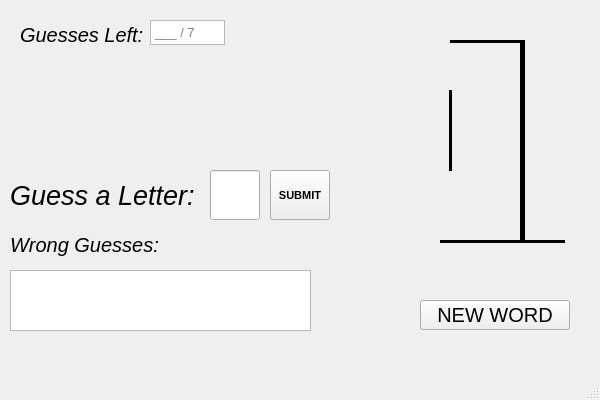
<?xml version="1.0" encoding="UTF-8"?>
<ui version="4.0">
 <class>mainWindow</class>
 <widget class="QMainWindow" name="mainWindow">
  <property name="geometry">
   <rect>
    <x>0</x>
    <y>0</y>
    <width>600</width>
    <height>400</height>
   </rect>
  </property>
  <property name="minimumSize">
   <size>
    <width>600</width>
    <height>400</height>
   </size>
  </property>
  <property name="maximumSize">
   <size>
    <width>600</width>
    <height>400</height>
   </size>
  </property>
  <property name="windowTitle">
   <string>HANGMAN</string>
  </property>
  <widget class="QWidget" name="centralwidget">
   <widget class="QLineEdit" name="lineEdit_guess">
    <property name="geometry">
     <rect>
      <x>210</x>
      <y>170</y>
      <width>50</width>
      <height>50</height>
     </rect>
    </property>
    <property name="minimumSize">
     <size>
      <width>50</width>
      <height>50</height>
     </size>
    </property>
    <property name="maximumSize">
     <size>
      <width>50</width>
      <height>50</height>
     </size>
    </property>
    <property name="font">
     <font>
      <pointsize>30</pointsize>
      <weight>75</weight>
      <bold>true</bold>
     </font>
    </property>
    <property name="text">
     <string/>
    </property>
    <property name="maxLength">
     <number>1</number>
    </property>
    <property name="cursorPosition">
     <number>0</number>
    </property>
    <property name="alignment">
     <set>Qt::AlignCenter</set>
    </property>
   </widget>
   <widget class="QLabel" name="label_guess">
    <property name="geometry">
     <rect>
      <x>10</x>
      <y>170</y>
      <width>200</width>
      <height>50</height>
     </rect>
    </property>
    <property name="minimumSize">
     <size>
      <width>200</width>
      <height>50</height>
     </size>
    </property>
    <property name="maximumSize">
     <size>
      <width>200</width>
      <height>50</height>
     </size>
    </property>
    <property name="font">
     <font>
      <pointsize>20</pointsize>
      <italic>true</italic>
     </font>
    </property>
    <property name="text">
     <string>Guess a Letter:</string>
    </property>
   </widget>
   <widget class="QLabel" name="label_wrong">
    <property name="geometry">
     <rect>
      <x>10</x>
      <y>220</y>
      <width>200</width>
      <height>50</height>
     </rect>
    </property>
    <property name="minimumSize">
     <size>
      <width>200</width>
      <height>50</height>
     </size>
    </property>
    <property name="maximumSize">
     <size>
      <width>200</width>
      <height>50</height>
     </size>
    </property>
    <property name="font">
     <font>
      <pointsize>15</pointsize>
      <italic>true</italic>
     </font>
    </property>
    <property name="text">
     <string>Wrong Guesses:</string>
    </property>
   </widget>
   <widget class="QTextEdit" name="textEdit_wrong_guesses">
    <property name="geometry">
     <rect>
      <x>10</x>
      <y>270</y>
      <width>301</width>
      <height>61</height>
     </rect>
    </property>
    <property name="font">
     <font>
      <pointsize>15</pointsize>
     </font>
    </property>
    <property name="readOnly">
     <bool>true</bool>
    </property>
   </widget>
   <widget class="QLabel" name="label_chances">
    <property name="geometry">
     <rect>
      <x>20</x>
      <y>10</y>
      <width>150</width>
      <height>50</height>
     </rect>
    </property>
    <property name="minimumSize">
     <size>
      <width>150</width>
      <height>50</height>
     </size>
    </property>
    <property name="maximumSize">
     <size>
      <width>150</width>
      <height>50</height>
     </size>
    </property>
    <property name="font">
     <font>
      <pointsize>15</pointsize>
      <italic>true</italic>
     </font>
    </property>
    <property name="text">
     <string>Guesses Left: </string>
    </property>
   </widget>
   <widget class="QTextEdit" name="textEdit_chances">
    <property name="geometry">
     <rect>
      <x>150</x>
      <y>20</y>
      <width>75</width>
      <height>25</height>
     </rect>
    </property>
    <property name="minimumSize">
     <size>
      <width>75</width>
      <height>25</height>
     </size>
    </property>
    <property name="maximumSize">
     <size>
      <width>75</width>
      <height>25</height>
     </size>
    </property>
    <property name="font">
     <font>
      <pointsize>10</pointsize>
     </font>
    </property>
    <property name="readOnly">
     <bool>true</bool>
    </property>
    <property name="markdown">
     <string/>
    </property>
    <property name="html">
     <string>&lt;!DOCTYPE HTML PUBLIC &quot;-//W3C//DTD HTML 4.0//EN&quot; &quot;http://www.w3.org/TR/REC-html40/strict.dtd&quot;&gt;
&lt;html&gt;&lt;head&gt;&lt;meta name=&quot;qrichtext&quot; content=&quot;1&quot; /&gt;&lt;style type=&quot;text/css&quot;&gt;
p, li { white-space: pre-wrap; }
&lt;/style&gt;&lt;/head&gt;&lt;body style=&quot; font-family:'MS Shell Dlg 2'; font-size:10pt; font-weight:400; font-style:normal;&quot;&gt;
&lt;p style=&quot;-qt-paragraph-type:empty; margin-top:0px; margin-bottom:0px; margin-left:0px; margin-right:0px; -qt-block-indent:0; text-indent:0px;&quot;&gt;&lt;br /&gt;&lt;/p&gt;&lt;/body&gt;&lt;/html&gt;</string>
    </property>
    <property name="placeholderText">
     <string>___ / 7</string>
    </property>
   </widget>
   <widget class="QPushButton" name="pushButton_word">
    <property name="geometry">
     <rect>
      <x>420</x>
      <y>300</y>
      <width>150</width>
      <height>30</height>
     </rect>
    </property>
    <property name="minimumSize">
     <size>
      <width>150</width>
      <height>30</height>
     </size>
    </property>
    <property name="maximumSize">
     <size>
      <width>150</width>
      <height>30</height>
     </size>
    </property>
    <property name="font">
     <font>
      <pointsize>15</pointsize>
     </font>
    </property>
    <property name="text">
     <string>NEW WORD</string>
    </property>
    <property name="checkable">
     <bool>true</bool>
    </property>
   </widget>
   <widget class="Line" name="line_vertical">
    <property name="geometry">
     <rect>
      <x>510</x>
      <y>40</y>
      <width>25</width>
      <height>200</height>
     </rect>
    </property>
    <property name="minimumSize">
     <size>
      <width>25</width>
      <height>200</height>
     </size>
    </property>
    <property name="maximumSize">
     <size>
      <width>25</width>
      <height>200</height>
     </size>
    </property>
    <property name="font">
     <font>
      <pointsize>100</pointsize>
      <weight>75</weight>
      <bold>true</bold>
     </font>
    </property>
    <property name="styleSheet">
     <string notr="true">color: rgb(0, 0, 0);</string>
    </property>
    <property name="frameShadow">
     <enum>QFrame::Plain</enum>
    </property>
    <property name="lineWidth">
     <number>5</number>
    </property>
    <property name="orientation">
     <enum>Qt::Vertical</enum>
    </property>
   </widget>
   <widget class="Line" name="line_bottom">
    <property name="geometry">
     <rect>
      <x>440</x>
      <y>240</y>
      <width>125</width>
      <height>3</height>
     </rect>
    </property>
    <property name="minimumSize">
     <size>
      <width>125</width>
      <height>0</height>
     </size>
    </property>
    <property name="maximumSize">
     <size>
      <width>125</width>
      <height>16777215</height>
     </size>
    </property>
    <property name="font">
     <font>
      <pointsize>100</pointsize>
      <weight>75</weight>
      <bold>true</bold>
     </font>
    </property>
    <property name="frameShadow">
     <enum>QFrame::Plain</enum>
    </property>
    <property name="lineWidth">
     <number>5</number>
    </property>
    <property name="orientation">
     <enum>Qt::Horizontal</enum>
    </property>
   </widget>
   <widget class="Line" name="line_top">
    <property name="geometry">
     <rect>
      <x>450</x>
      <y>40</y>
      <width>75</width>
      <height>3</height>
     </rect>
    </property>
    <property name="minimumSize">
     <size>
      <width>75</width>
      <height>0</height>
     </size>
    </property>
    <property name="maximumSize">
     <size>
      <width>75</width>
      <height>16777215</height>
     </size>
    </property>
    <property name="font">
     <font>
      <pointsize>100</pointsize>
      <weight>75</weight>
      <bold>true</bold>
     </font>
    </property>
    <property name="frameShadow">
     <enum>QFrame::Plain</enum>
    </property>
    <property name="lineWidth">
     <number>5</number>
    </property>
    <property name="orientation">
     <enum>Qt::Horizontal</enum>
    </property>
   </widget>
   <widget class="QLabel" name="label_word">
    <property name="geometry">
     <rect>
      <x>20</x>
      <y>60</y>
      <width>350</width>
      <height>50</height>
     </rect>
    </property>
    <property name="minimumSize">
     <size>
      <width>350</width>
      <height>50</height>
     </size>
    </property>
    <property name="maximumSize">
     <size>
      <width>350</width>
      <height>50</height>
     </size>
    </property>
    <property name="font">
     <font>
      <pointsize>25</pointsize>
     </font>
    </property>
    <property name="text">
     <string/>
    </property>
   </widget>
   <widget class="QPushButton" name="pushButton_submit">
    <property name="geometry">
     <rect>
      <x>270</x>
      <y>170</y>
      <width>60</width>
      <height>50</height>
     </rect>
    </property>
    <property name="minimumSize">
     <size>
      <width>60</width>
      <height>50</height>
     </size>
    </property>
    <property name="maximumSize">
     <size>
      <width>60</width>
      <height>50</height>
     </size>
    </property>
    <property name="font">
     <font>
      <pointsize>8</pointsize>
      <weight>75</weight>
      <bold>true</bold>
     </font>
    </property>
    <property name="text">
     <string>SUBMIT</string>
    </property>
   </widget>
   <widget class="QLabel" name="label_instructions">
    <property name="geometry">
     <rect>
      <x>20</x>
      <y>130</y>
      <width>350</width>
      <height>30</height>
     </rect>
    </property>
    <property name="minimumSize">
     <size>
      <width>350</width>
      <height>30</height>
     </size>
    </property>
    <property name="maximumSize">
     <size>
      <width>350</width>
      <height>30</height>
     </size>
    </property>
    <property name="font">
     <font>
      <pointsize>15</pointsize>
     </font>
    </property>
    <property name="text">
     <string/>
    </property>
   </widget>
   <widget class="QLabel" name="label_head">
    <property name="geometry">
     <rect>
      <x>420</x>
      <y>40</y>
      <width>50</width>
      <height>50</height>
     </rect>
    </property>
    <property name="minimumSize">
     <size>
      <width>50</width>
      <height>50</height>
     </size>
    </property>
    <property name="maximumSize">
     <size>
      <width>80</width>
      <height>170</height>
     </size>
    </property>
    <property name="text">
     <string/>
    </property>
    <property name="pixmap">
     <pixmap>../../OneDrive/Desktop/32341.png</pixmap>
    </property>
    <property name="scaledContents">
     <bool>true</bool>
    </property>
   </widget>
   <widget class="Line" name="line_body">
    <property name="geometry">
     <rect>
      <x>430</x>
      <y>90</y>
      <width>41</width>
      <height>81</height>
     </rect>
    </property>
    <property name="frameShadow">
     <enum>QFrame::Plain</enum>
    </property>
    <property name="lineWidth">
     <number>3</number>
    </property>
    <property name="orientation">
     <enum>Qt::Vertical</enum>
    </property>
   </widget>
   <widget class="QLabel" name="label_rightarm">
    <property name="geometry">
     <rect>
      <x>450</x>
      <y>100</y>
      <width>50</width>
      <height>50</height>
     </rect>
    </property>
    <property name="minimumSize">
     <size>
      <width>50</width>
      <height>50</height>
     </size>
    </property>
    <property name="maximumSize">
     <size>
      <width>50</width>
      <height>50</height>
     </size>
    </property>
    <property name="text">
     <string/>
    </property>
    <property name="pixmap">
     <pixmap>../../OneDrive/Desktop/backward-slash.png</pixmap>
    </property>
    <property name="scaledContents">
     <bool>true</bool>
    </property>
   </widget>
   <widget class="QLabel" name="label_rightleg">
    <property name="geometry">
     <rect>
      <x>450</x>
      <y>160</y>
      <width>50</width>
      <height>50</height>
     </rect>
    </property>
    <property name="minimumSize">
     <size>
      <width>50</width>
      <height>50</height>
     </size>
    </property>
    <property name="maximumSize">
     <size>
      <width>50</width>
      <height>50</height>
     </size>
    </property>
    <property name="text">
     <string/>
    </property>
    <property name="pixmap">
     <pixmap>../../OneDrive/Desktop/backward-slash.png</pixmap>
    </property>
    <property name="scaledContents">
     <bool>true</bool>
    </property>
   </widget>
   <widget class="QLabel" name="label_leftarm">
    <property name="geometry">
     <rect>
      <x>410</x>
      <y>100</y>
      <width>50</width>
      <height>50</height>
     </rect>
    </property>
    <property name="minimumSize">
     <size>
      <width>50</width>
      <height>50</height>
     </size>
    </property>
    <property name="maximumSize">
     <size>
      <width>50</width>
      <height>50</height>
     </size>
    </property>
    <property name="text">
     <string/>
    </property>
    <property name="pixmap">
     <pixmap>../../OneDrive/Desktop/foward-slash.png</pixmap>
    </property>
    <property name="scaledContents">
     <bool>true</bool>
    </property>
   </widget>
   <widget class="QLabel" name="label_leftleg">
    <property name="geometry">
     <rect>
      <x>410</x>
      <y>160</y>
      <width>50</width>
      <height>50</height>
     </rect>
    </property>
    <property name="minimumSize">
     <size>
      <width>50</width>
      <height>50</height>
     </size>
    </property>
    <property name="maximumSize">
     <size>
      <width>50</width>
      <height>50</height>
     </size>
    </property>
    <property name="text">
     <string/>
    </property>
    <property name="pixmap">
     <pixmap>../../OneDrive/Desktop/foward-slash.png</pixmap>
    </property>
    <property name="scaledContents">
     <bool>true</bool>
    </property>
   </widget>
   <widget class="QLabel" name="label_face">
    <property name="geometry">
     <rect>
      <x>430</x>
      <y>50</y>
      <width>30</width>
      <height>30</height>
     </rect>
    </property>
    <property name="minimumSize">
     <size>
      <width>30</width>
      <height>30</height>
     </size>
    </property>
    <property name="maximumSize">
     <size>
      <width>30</width>
      <height>30</height>
     </size>
    </property>
    <property name="text">
     <string/>
    </property>
    <property name="pixmap">
     <pixmap>../../OneDrive/Desktop/download.png</pixmap>
    </property>
    <property name="scaledContents">
     <bool>true</bool>
    </property>
    <property name="alignment">
     <set>Qt::AlignCenter</set>
    </property>
   </widget>
  </widget>
  <widget class="QMenuBar" name="menubar">
   <property name="geometry">
    <rect>
     <x>0</x>
     <y>0</y>
     <width>600</width>
     <height>26</height>
    </rect>
   </property>
  </widget>
  <widget class="QStatusBar" name="statusbar"/>
 </widget>
 <resources/>
 <connections/>
</ui>
